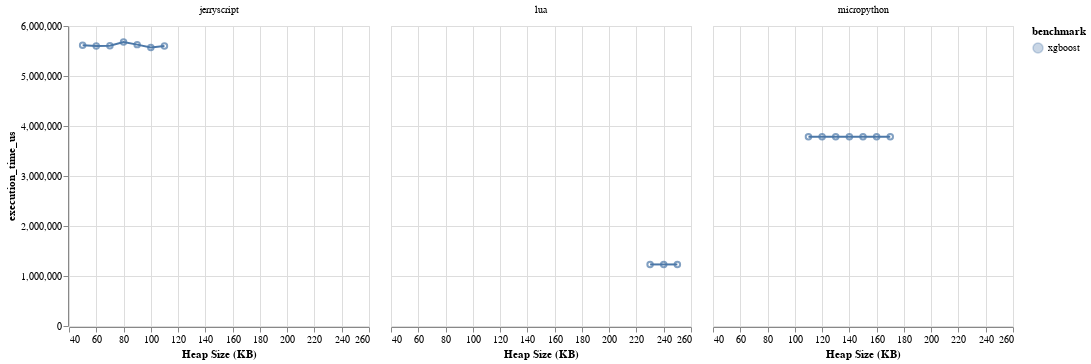

The notebook cell this image was saved under:
### Code cell
chart = alt.Chart(heap_bench_df.filter(pl.col("benchmark") == "xgboost")).encode(
    alt.X("heap in kb", title="Heap Size (KB)"),
    alt.Y("execution_time_us"),
    alt.YError("execution_time_us_std"),
    alt.Color("benchmark")
)

(chart.mark_line() + chart.mark_errorband() + chart.mark_point()) \
.facet(
    column= alt.Column("environment", title="")
).display(scaleFactor=2)

### Figure 1 — Vega-Lite specification as saved in the notebook (floating-point values rounded to 4 significant figures)
{"config": {"view": {"continuousWidth": 300, "continuousHeight": 300}}, "data": {"name": "data-b83ed7c1bad8a5cecb0cdd85d20b0268"}, "facet": {"column": {"field": "environment", "title": "", "type": "nominal"}}, "spec": {"layer": [{"mark": {"type": "line"}, "encoding": {"color": {"field": "benchmark", "type": "nominal"}, "x": {"field": "heap in kb", "title": "Heap Size (KB)", "type": "quantitative"}, "y": {"field": "execution_time_us", "type": "quantitative"}, "yError": {"field": "execution_time_us_std"}}}, {"mark": {"type": "errorband"}, "encoding": {"color": {"field": "benchmark", "type": "nominal"}, "x": {"field": "heap in kb", "title": "Heap Size (KB)", "type": "quantitative"}, "y": {"field": "execution_time_us", "type": "quantitative"}, "yError": {"field": "execution_time_us_std"}}}, {"mark": {"type": "point"}, "encoding": {"color": {"field": "benchmark", "type": "nominal"}, "x": {"field": "heap in kb", "title": "Heap Size (KB)", "type": "quantitative"}, "y": {"field": "execution_time_us", "type": "quantitative"}, "yError": {"field": "execution_time_us_std"}}}]}, "$schema": "https://vega.github.io/schema/vega-lite/v5.20.1.json", "datasets": {"data-b83ed7c1bad8a5cecb0cdd85d20b0268": [{"benchmark": "xgboost", "board": "adafruit-feather-nrf52840-sense", "environment": "jerryscript", "heap in kb": 100, "execution_time_us": 5569000.0, "execution_time_us_std": 0.4472}, {"benchmark": "xgboost", "board": "adafruit-feather-nrf52840-sense", "environment": "jerryscript", "heap in kb": 60, "execution_time_us": 5601000.0, "execution_time_us_std": 0.4472}, {"benchmark": "xgboost", "board": "adafruit-feather-nrf52840-sense", "environment": "micropython", "heap in kb": 140, "execution_time_us": 3786000.0, "execution_time_us_std": 0.5477}, {"benchmark": "xgboost", "board": "adafruit-feather-nrf52840-sense", "environment": "micropython", "heap in kb": 120, "execution_time_us": 3786000.0, "execution_time_us_std": 0.5477}, {"benchmark": "xgboost", "board": "adafruit-feather-nrf52840-sense", "environment": "micropython", "heap in kb": 130, "execution_time_us": 3786000.0, "execution_time_us_std": 0.5477}, {"benchmark": "xgboost", "board": "adafruit-feather-nrf52840-sense", "environment": "micropython", "heap in kb": 170, "execution_time_us": 3786000.0, "execution_time_us_std": 0.5477}, {"benchmark": "xgboost", "board": "adafruit-feather-nrf52840-sense", "environment": "jerryscript", "heap in kb": 110, "execution_time_us": 5599000.0, "execution_time_us_std": 0.4472}, {"benchmark": "xgboost", "board": "adafruit-feather-nrf52840-sense", "environment": "micropython", "heap in kb": 150, "execution_time_us": 3786000.0, "execution_time_us_std": 0.5477}, {"benchmark": "xgboost", "board": "adafruit-feather-nrf52840-sense", "environment": "lua", "heap in kb": 230, "execution_time_us": 1231000.0, "execution_time_us_std": 0.0}, {"benchmark": "xgboost", "board": "adafruit-feather-nrf52840-sense", "environment": "jerryscript", "heap in kb": 50, "execution_time_us": 5613000.0, "execution_time_us_std": 0.4472}, {"benchmark": "xgboost", "board": "adafruit-feather-nrf52840-sense", "environment": "micropython", "heap in kb": 160, "execution_time_us": 3786000.0, "execution_time_us_std": 0.5477}, {"benchmark": "xgboost", "board": "adafruit-feather-nrf52840-sense", "environment": "jerryscript", "heap in kb": 70, "execution_time_us": 5606000.0, "execution_time_us_std": 0.5477}, {"benchmark": "xgboost", "board": "adafruit-feather-nrf52840-sense", "environment": "jerryscript", "heap in kb": 80, "execution_time_us": 5678000.0, "execution_time_us_std": 0.5477}, {"benchmark": "xgboost", "board": "adafruit-feather-nrf52840-sense", "environment": "micropython", "heap in kb": 110, "execution_time_us": 3786000.0, "execution_time_us_std": 0.5477}, {"benchmark": "xgboost", "board": "adafruit-feather-nrf52840-sense", "environment": "lua", "heap in kb": 250, "execution_time_us": 1231000.0, "execution_time_us_std": 0.0}, {"benchmark": "xgboost", "board": "adafruit-feather-nrf52840-sense", "environment": "lua", "heap in kb": 240, "execution_time_us": 1231000.0, "execution_time_us_std": 0.4472}, {"benchmark": "xgboost", "board": "adafruit-feather-nrf52840-sense", "environment": "jerryscript", "heap in kb": 90, "execution_time_us": 5627000.0, "execution_time_us_std": 0.5477}]}}
